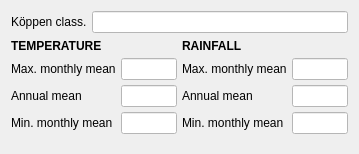
               <widget class="QWidget" name="Climate_Box">
                <property name="geometry">
                 <rect>
                  <x>0</x>
                  <y>0</y>
                  <width>359</width>
                  <height>154</height>
                 </rect>
                </property>
                <attribute name="label">
                 <string>CLIMATE AND WEATHER</string>
                </attribute>
                <layout class="QVBoxLayout" name="verticalLayout_14">
                 <item>
                  <layout class="QFormLayout" name="Koppen_Form">
                   <property name="horizontalSpacing">
                    <number>5</number>
                   </property>
                   <property name="verticalSpacing">
                    <number>5</number>
                   </property>
                   <item row="0" column="0">
                    <widget class="QLabel" name="KoppenLabel">
                     <property name="text">
                      <string>Köppen class.</string>
                     </property>
                    </widget>
                   </item>
                   <item row="0" column="1">
                    <widget class="QLineEdit" name="KoppenLineEdit">
                     <property name="sizePolicy">
                      <sizepolicy hsizetype="Minimum" vsizetype="Fixed">
                       <horstretch>0</horstretch>
                       <verstretch>0</verstretch>
                      </sizepolicy>
                     </property>
                     <property name="styleSheet">
                      <string notr="true">background-color: white</string>
                     </property>
                    </widget>
                   </item>
                  </layout>
                 </item>
                 <item>
                  <layout class="QGridLayout" name="Weather_Layout">
                   <property name="horizontalSpacing">
                    <number>5</number>
                   </property>
                   <property name="verticalSpacing">
                    <number>0</number>
                   </property>
                   <item row="0" column="1">
                    <layout class="QFormLayout" name="Rainfall_Layout_3">
                     <property name="fieldGrowthPolicy">
                      <enum>QFormLayout::ExpandingFieldsGrow</enum>
                     </property>
                     <property name="rowWrapPolicy">
                      <enum>QFormLayout::DontWrapRows</enum>
                     </property>
                     <property name="labelAlignment">
                      <set>Qt::AlignLeading|Qt::AlignLeft|Qt::AlignVCenter</set>
                     </property>
                     <property name="formAlignment">
                      <set>Qt::AlignLeading|Qt::AlignLeft|Qt::AlignVCenter</set>
                     </property>
                     <property name="horizontalSpacing">
                      <number>5</number>
                     </property>
                     <property name="verticalSpacing">
                      <number>5</number>
                     </property>
                     <property name="leftMargin">
                      <number>0</number>
                     </property>
                     <property name="rightMargin">
                      <number>0</number>
                     </property>
                     <item row="0" column="0">
                      <widget class="QLabel" name="Rainfall_Label_3">
                       <property name="sizePolicy">
                        <sizepolicy hsizetype="Preferred" vsizetype="Maximum">
                         <horstretch>0</horstretch>
                         <verstretch>0</verstretch>
                        </sizepolicy>
                       </property>
                       <property name="maximumSize">
                        <size>
                         <width>16777215</width>
                         <height>15</height>
                        </size>
                       </property>
                       <property name="styleSheet">
                        <string notr="true">background-color: </string>
                       </property>
                       <property name="lineWidth">
                        <number>5</number>
                       </property>
                       <property name="text">
                        <string>&lt;html&gt;&lt;head/&gt;&lt;body&gt;&lt;p&gt;&lt;span style=&quot; font-weight:700;&quot;&gt;RAINFALL&lt;/span&gt;&lt;/p&gt;&lt;/body&gt;&lt;/html&gt;</string>
                       </property>
                       <property name="textFormat">
                        <enum>Qt::RichText</enum>
                       </property>
                       <property name="scaledContents">
                        <bool>false</bool>
                       </property>
                      </widget>
                     </item>
                     <item row="1" column="0">
                      <widget class="QLabel" name="RmaxMonthlyMeanLabel_3">
                       <property name="sizePolicy">
                        <sizepolicy hsizetype="Minimum" vsizetype="Preferred">
                         <horstretch>0</horstretch>
                         <verstretch>0</verstretch>
                        </sizepolicy>
                       </property>
                       <property name="text">
                        <string>Max. monthly mean</string>
                       </property>
                      </widget>
                     </item>
                     <item row="1" column="1">
                      <widget class="QLineEdit" name="RmaxMonthlyMeanLineEdit_3">
                       <property name="sizePolicy">
                        <sizepolicy hsizetype="Expanding" vsizetype="Fixed">
                         <horstretch>0</horstretch>
                         <verstretch>0</verstretch>
                        </sizepolicy>
                       </property>
                       <property name="minimumSize">
                        <size>
                         <width>0</width>
                         <height>0</height>
                        </size>
                       </property>
                       <property name="styleSheet">
                        <string notr="true">background-color: white;</string>
                       </property>
                      </widget>
                     </item>
                     <item row="2" column="0">
                      <widget class="QLabel" name="RannualMeanLabel_3">
                       <property name="sizePolicy">
                        <sizepolicy hsizetype="Minimum" vsizetype="Preferred">
                         <horstretch>0</horstretch>
                         <verstretch>0</verstretch>
                        </sizepolicy>
                       </property>
                       <property name="text">
                        <string>Annual mean</string>
                       </property>
                      </widget>
                     </item>
                     <item row="2" column="1">
                      <widget class="QLineEdit" name="RannualMeanLineEdit_3">
                       <property name="sizePolicy">
                        <sizepolicy hsizetype="Expanding" vsizetype="Fixed">
                         <horstretch>0</horstretch>
                         <verstretch>0</verstretch>
                        </sizepolicy>
                       </property>
                       <property name="styleSheet">
                        <string notr="true">background-color: white;</string>
                       </property>
                      </widget>
                     </item>
                     <item row="3" column="0">
                      <widget class="QLabel" name="RminMonthlyMeanLabel_3">
                       <property name="sizePolicy">
                        <sizepolicy hsizetype="Minimum" vsizetype="Preferred">
                         <horstretch>0</horstretch>
                         <verstretch>0</verstretch>
                        </sizepolicy>
                       </property>
                       <property name="text">
                        <string>Min. monthly mean</string>
                       </property>
                      </widget>
                     </item>
                     <item row="3" column="1">
                      <widget class="QLineEdit" name="RminMonthlyMeanLineEdit_3">
                       <property name="sizePolicy">
                        <sizepolicy hsizetype="Expanding" vsizetype="Fixed">
                         <horstretch>0</horstretch>
                         <verstretch>0</verstretch>
                        </sizepolicy>
                       </property>
                       <property name="styleSheet">
                        <string>background-color: white;</string>
                       </property>
                      </widget>
                     </item>
                    </layout>
                   </item>
                   <item row="0" column="0">
                    <layout class="QFormLayout" name="Temperature_Layout_5">
                     <property name="labelAlignment">
                      <set>Qt::AlignLeading|Qt::AlignLeft|Qt::AlignVCenter</set>
                     </property>
                     <property name="formAlignment">
                      <set>Qt::AlignLeading|Qt::AlignLeft|Qt::AlignVCenter</set>
                     </property>
                     <property name="horizontalSpacing">
                      <number>5</number>
                     </property>
                     <property name="verticalSpacing">
                      <number>5</number>
                     </property>
                     <property name="leftMargin">
                      <number>0</number>
                     </property>
                     <item row="0" column="0">
                      <widget class="QLabel" name="Temperature_Label_5">
                       <property name="sizePolicy">
                        <sizepolicy hsizetype="Preferred" vsizetype="Maximum">
                         <horstretch>0</horstretch>
                         <verstretch>0</verstretch>
                        </sizepolicy>
                       </property>
                       <property name="maximumSize">
                        <size>
                         <width>16777215</width>
                         <height>15</height>
                        </size>
                       </property>
                       <property name="text">
                        <string>&lt;html&gt;&lt;head/&gt;&lt;body&gt;&lt;p&gt;&lt;span style=&quot; font-size:9pt; font-weight:700;&quot;&gt;TEMPERATURE&lt;/span&gt;&lt;/p&gt;&lt;/body&gt;&lt;/html&gt;</string>
                       </property>
                       <property name="textFormat">
                        <enum>Qt::RichText</enum>
                       </property>
                      </widget>
                     </item>
                     <item row="1" column="0">
                      <widget class="QLabel" name="TmaxMonthlyMeanLabel_4">
                       <property name="sizePolicy">
                        <sizepolicy hsizetype="Minimum" vsizetype="Preferred">
                         <horstretch>0</horstretch>
                         <verstretch>0</verstretch>
                        </sizepolicy>
                       </property>
                       <property name="text">
                        <string>Max. monthly mean</string>
                       </property>
                      </widget>
                     </item>
                     <item row="1" column="1">
                      <widget class="QLineEdit" name="TmaxMonthlyMeanLineEdit_4">
                       <property name="sizePolicy">
                        <sizepolicy hsizetype="Expanding" vsizetype="Fixed">
                         <horstretch>0</horstretch>
                         <verstretch>0</verstretch>
                        </sizepolicy>
                       </property>
                       <property name="minimumSize">
                        <size>
                         <width>24</width>
                         <height>0</height>
                        </size>
                       </property>
                       <property name="styleSheet">
                        <string notr="true">background-color: white</string>
                       </property>
                      </widget>
                     </item>
                     <item row="2" column="0">
                      <widget class="QLabel" name="TannualMeanLabel_4">
                       <property name="text">
                        <string>Annual mean</string>
                       </property>
                      </widget>
                     </item>
                     <item row="2" column="1">
                      <widget class="QLineEdit" name="TannualMeanEditLabel_4">
                       <property name="sizePolicy">
                        <sizepolicy hsizetype="Expanding" vsizetype="Fixed">
                         <horstretch>0</horstretch>
                         <verstretch>0</verstretch>
                        </sizepolicy>
                       </property>
                       <property name="styleSheet">
                        <string notr="true">background-color: white</string>
                       </property>
                      </widget>
                     </item>
                     <item row="3" column="0">
                      <widget class="QLabel" name="TminMonthlyMeanLabel_4">
                       <property name="sizePolicy">
                        <sizepolicy hsizetype="Minimum" vsizetype="Preferred">
                         <horstretch>0</horstretch>
                         <verstretch>0</verstretch>
                        </sizepolicy>
                       </property>
                       <property name="text">
                        <string>Min. monthly mean</string>
                       </property>
                      </widget>
                     </item>
                     <item row="3" column="1">
                      <widget class="QLineEdit" name="TminMonthlyMeanLineEdit_4">
                       <property name="sizePolicy">
                        <sizepolicy hsizetype="Expanding" vsizetype="Fixed">
                         <horstretch>0</horstretch>
                         <verstretch>0</verstretch>
                        </sizepolicy>
                       </property>
                       <property name="styleSheet">
                        <string notr="true">background-color: white</string>
                       </property>
                      </widget>
                     </item>
                    </layout>
                   </item>
                  </layout>
                 </item>
                 <item>
                  <spacer name="verticalSpacer_14">
                   <property name="orientation">
                    <enum>Qt::Vertical</enum>
                   </property>
                   <property name="sizeHint" stdset="0">
                    <size>
                     <width>20</width>
                     <height>40</height>
                    </size>
                   </property>
                  </spacer>
                 </item>
                </layout>
               </widget>
